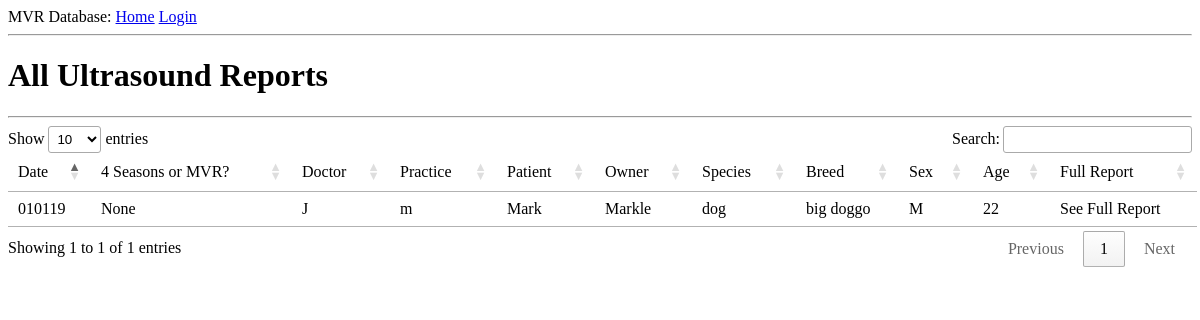
The app's page /ultrasoundtable, older data.
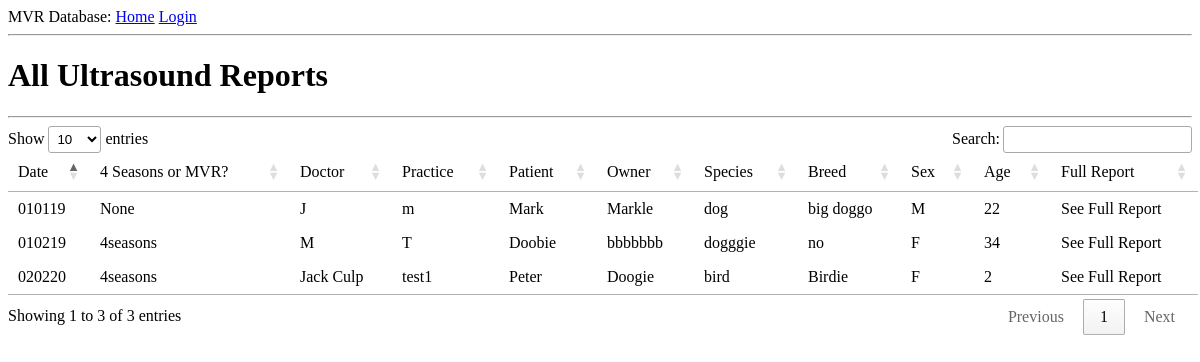
The same page, newer data.
### app/models.py (models this page shows, shortened)
class Report_US (db.Model):
    id = db.Column(db.Integer, primary_key=True)
    docSerialNum = db.Column(db.String(20))
    patient = db.Column(db.String(24))
    owner = db.Column(db.String(24))
    species = db.Column(db.String(6))
    breed = db.Column(db.String(24))
    sexPatient = db.Column(db.String(2))
    agePatient = db.Column(db.String(24))
    clinicalHistory = db.Column(db.String(360))
    SF_Liver = db.Column(db.String(12))
    SF_Spleen = db.Column(db.String(12))
    SF_Stomach = db.Column(db.String(12))
    SF_Pancreas = db.Column(db.String(12))
    SF_Intestines = db.Column(db.String(12))
    SF_Adrenals = db.Column(db.String(12))
    SF_LKidney = db.Column(db.String(12))
    SF_RKidney = db.Column(db.String(12))
    SF_Bladder = db.Column(db.String(12))
    SF_Sublum = db.Column(db.String(12))
    SF_Prostate = db.Column(db.String(12))
    SF_Uterus = db.Column(db.String(12))
    Conclusions_ALL = db.Column(db.String(360))
    FINDAS_ALL = db.Column(db.String(360))
    date = db.Column(db.String(12))
    clinicSerialNum = db.Column(db.Integer())
    clinicName = db.Column(db.String(24))
    doctor = db.Column(db.String(24))
    mvr4seasons = db.Column(db.String(24))

### app/routes.py (the view)
@app.route('/ultrasoundtable', methods=['GET'])
def ultrasoundTable():
    ultrasounds = Report_US.query.all()
    return render_template('/tables/ultrasoundTable.html', title='All Ultrasounds', ultrasounds=ultrasounds)

### app/templates/tables/ultrasoundTable.html (shortened to what this page needs)
{% extends "base.html" %}
{% block content %}
<link rel="stylesheet" type="text/css" href="https://cdn.datatables.net/1.10.19/css/jquery.dataTables.min.css">
<h1>All Ultrasound Reports</h1>
<hr />
<table id="table-1">
    <thead>
    <td>Date</td><td>4 Seasons or MVR?</td><td>Doctor</td><td>Practice</td><td>Patient</td><td>Owner</td><td>Species</td><td>Breed</td><td>Sex</td><td>Age</td><td>Full Report</td>
    </thead>
    <tbody>
    {% for u in ultrasounds %}
    <tr>
        <td>{{ u.date }}</td><td>{{ u.mvr4seasons }}</td><td>{{ u.doctor }}</td><td>{{ u.clinicName }}</td><td>{{ u.patient }}</td><td>{{ u.owner }}</td><td>{{ u.species }}</td><td>{{ u.breed }}</td><td>{{ u.sexPatient }}</td><td>{{ u.agePatient }}</td><td>See Full Report</td>
    </tr>
    {% endfor %}
    </tbody>
</table>
{% endblock %}

### app/templates/base.html (shortened to what this page needs)
<!DOCTYPE html>
    <head>
     <link rel="stylesheet" href="{{ url_for('static',    filename='css/forms.css') }}">
    </head>
    <body>
        <div>
            MVR Database:
            <a href="{{ url_for('index') }}">Home</a>
            {% if current_user.is_anonymous %}
            <a href="{{ url_for('login') }}">Login</a>
            {% else %}
            <a href="{{ url_for('logout') }}">Logout</a>
            {% endif %}
        </div>
        <hr>
        {% block content %}{% endblock %}
    </body>
</html>

Row changes from the older to the newer data that the page shows:
added Report_US: date "010219", mvr4seasons "4seasons", doctor "M", clinicName "T", patient "Doobie", owner "bbbbbbb", species "dogggie", breed "no", sexPatient "F", agePatient "34"
added Report_US: date "020220", mvr4seasons "4seasons", doctor "Jack Culp", clinicName "test1", patient "Peter", owner "Doogie", species "bird", breed "Birdie", sexPatient "F", agePatient "2"
Text that changed along with them:
text written by a page script: "Show entries Search: Showing 1 to 1 of 1 entries Previous 1 Next" → "Show entries Search: Showing 1 to 3 of 3 entries Previous 1 Next"
